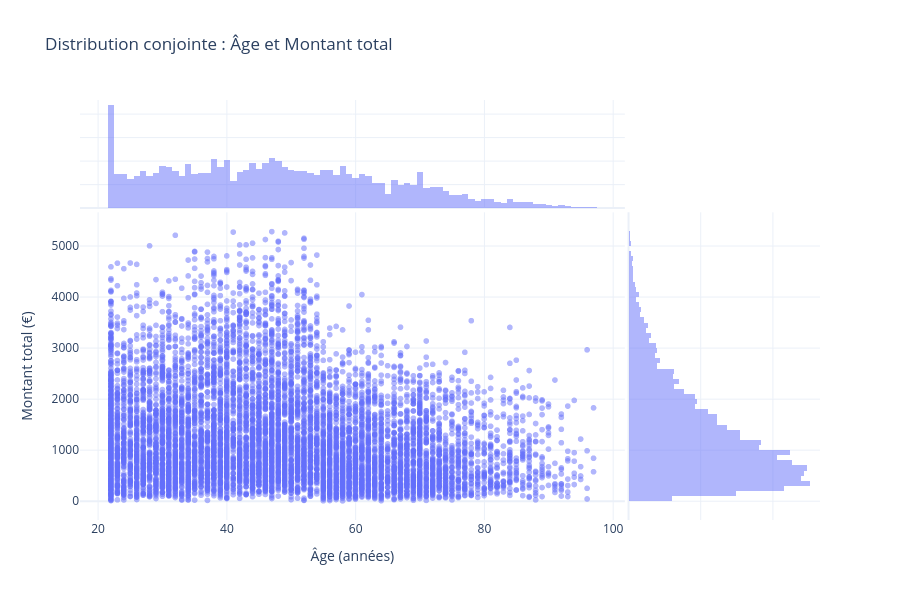

Write notebook code for a chart like this one.
### Code cell
# Nuage de points avec distributions marginales (jointplot)
fig = px.scatter(
    clients,
    x='age',
    y='montant_total',
    marginal_x='histogram',
    marginal_y='histogram',
    title='Distribution conjointe : Âge et Montant total',
    labels={'age': 'Âge (années)', 'montant_total': 'Montant total (€)'},
    opacity=0.5
)

fig.update_layout(template='plotly_white', height=600)
fig.show()

### Figure 1 — Plotly figure (JSON) as saved in the notebook; plotly's stock layout.template omitted (floating-point values rounded to 4 significant figures; data arrays with more than 128 entries replaced by an {"elided": "..."} marker saying what was removed)
{"data": [{"hovertemplate": "Âge (années)=%{x}<br>Montant total (€)=%{y}<extra></extra>", "legendgroup": "", "marker": {"color": "#636efa", "opacity": 0.5, "symbol": "circle"}, "mode": "markers", "name": "", "showlegend": false, "type": "scattergl", "x": {"elided": "8596 int values"}, "xaxis": "x", "y": {"elided": "8596 float values"}, "yaxis": "y"}, {"bingroup": "x", "hovertemplate": "Âge (années)=%{x}<br>count=%{y}<extra></extra>", "legendgroup": "", "marker": {"color": "#636efa"}, "name": "", "opacity": 0.5, "showlegend": false, "type": "histogram", "x": {"elided": "8596 int values"}, "xaxis": "x3", "yaxis": "y3"}, {"bingroup": "y", "hovertemplate": "Montant total (€)=%{y}<br>count=%{x}<extra></extra>", "legendgroup": "", "marker": {"color": "#636efa"}, "name": "", "opacity": 0.5, "showlegend": false, "type": "histogram", "xaxis": "x2", "y": {"elided": "8596 float values"}, "yaxis": "y2"}], "layout": {"barmode": "overlay", "height": 600, "legend": {"tracegroupgap": 0}, "title": {"text": "Distribution conjointe : Âge et Montant total"}, "xaxis": {"anchor": "y", "domain": [0, 0.7363], "title": {"text": "Âge (années)"}}, "xaxis2": {"anchor": "y2", "domain": [0.7413, 1], "matches": "x2", "showgrid": true, "showline": false, "showticklabels": false, "ticks": ""}, "xaxis3": {"anchor": "y3", "domain": [0, 0.7363], "matches": "x", "showgrid": true, "showticklabels": false}, "xaxis4": {"anchor": "y4", "domain": [0.7413, 1], "matches": "x2", "showgrid": true, "showline": false, "showticklabels": false, "ticks": ""}, "yaxis": {"anchor": "x", "domain": [0, 0.7326], "title": {"text": "Montant total (€)"}}, "yaxis2": {"anchor": "x2", "domain": [0, 0.7326], "matches": "y", "showgrid": true, "showticklabels": false}, "yaxis3": {"anchor": "x3", "domain": [0.7426, 1], "matches": "y3", "showgrid": true, "showline": false, "showticklabels": false, "ticks": ""}, "yaxis4": {"anchor": "x4", "domain": [0.7426, 1], "matches": "y3", "showgrid": true, "showline": false, "showticklabels": false, "ticks": ""}}}
